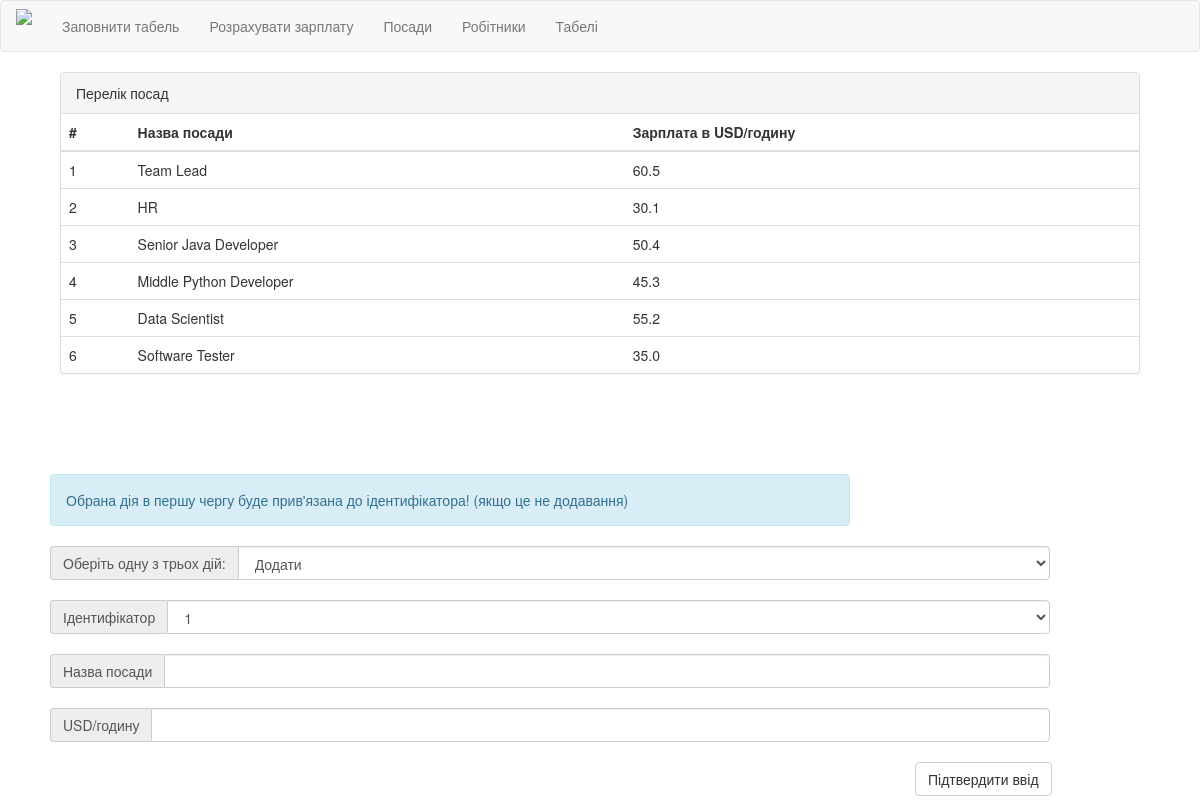
/posts/, run on the app's committed database.
### tables this page shows
CREATE TABLE Posts (id INTEGER, name TEXT, salaryPerHour FLOAT);

### __init__.py (the view)
@app.route('/posts/')
def posts():
    try:
        POSTS_DATA = Post().get_all_db_data()
        return render_template("posts.html", POSTS_DATA=POSTS_DATA, error=None)
    except Exception as e:
        return render_template("posts.html", error="Exception has been caught: " + e.args[0])

### Post.py (called while the page is built)
    def get_all_db_data(self):
        db = sqlite.connect(self.database)
        db.row_factory = sqlite.Row
        with db:
            conn = db.cursor()
            conn.execute("SELECT * FROM {}".format(self.table))
            data = conn.fetchall()
            return data

### templates/posts.html (shortened to what this page needs)
{% extends "header.html" %}
{% block body %}
    <div class="panel panel-default" style="max-width: 90%; margin: auto;">
        <div class="panel-heading">Перелік посад</div>
        <table class="table">
            <thead>
                <th> # </th>
                <th> Назва посади </th>
                <th> Зарплата в USD/годину </th>
            </thead>
            <tbody>
                {% for item in POSTS_DATA:%}
                <tr>
                    <td> {{item["id"]}} </td>
                    <td> {{item["name"]}} </td>
                    <td> {{item["salaryPerHour"]}} </td>
                </tr>
                {% endfor %}
            </tbody>
        </table>
    </div>
    <form method="POST" action="/posts-handler/">
        <div class="alert alert-info" role="alert" style="margin:100px 50px 20px 50px; width: 800px;">
            Обрана дія в першу чергу буде прив'язана до ідентифікатора! (якщо це не додавання)
        </div>
        <div class="input-group" style="margin: 20px 50px; width: 1000px;">
            <span class="input-group-addon" id="basic-addon1"> Оберіть одну з трьох дій: </span>
            <select type="text" class="form-control"
                    aria-describedby="basic-addon1" name="action" value="{{request.form.action}}">
                <option value="add">Додати</option>
            </select>
        </div>
        <div class="input-group" style="margin: 20px 50px; width: 1000px;">
            <span class="input-group-addon" id="basic-addon1"> Ідентифікатор </span>
            <select type="text" class="form-control"
                    aria-describedby="basic-addon1" name="id" value="{{request.form.id}}">
                {% for post in POSTS_DATA%}
                <option value="{{post['id']}}">{{post["id"]}}</option>
                {% endfor %}
            </select>
        </div>
        <div class="input-group" style="margin: 20px 50px; width: 1000px;">
            <span class="input-group-addon" id="basic-addon1"> Назва посади </span>
            <input type="text" class="form-control"
                    aria-describedby="basic-addon1" name="name" value="{{request.form.name}}">
        </div>
        <div class="input-group" style="margin: 20px 50px; width: 1000px;">
            <span class="input-group-addon" id="basic-addon1"> USD/годину </span>
            <input type="text" class="form-control"
                    aria-describedby="basic-addon1" name="salary" value="{{request.form.salary}}">
        </div>
        <button type="submit" class="btn btn-default" style="margin-left: 915px;"> Підтвердити ввід </button>
    </form>
{% endblock %}

### data on the page
Posts: id "1", name "Team Lead", salaryPerHour "60.5"
Posts: id "2", name "HR", salaryPerHour "30.1"
Posts: id "3", name "Senior Java Developer", salaryPerHour "50.4"
Posts: id "4", name "Middle Python Developer", salaryPerHour "45.3"
Posts: id "5", name "Data Scientist", salaryPerHour "55.2"
Posts: id "6", name "Software Tester", salaryPerHour "35.0"

### other printed values
form field id "1"
